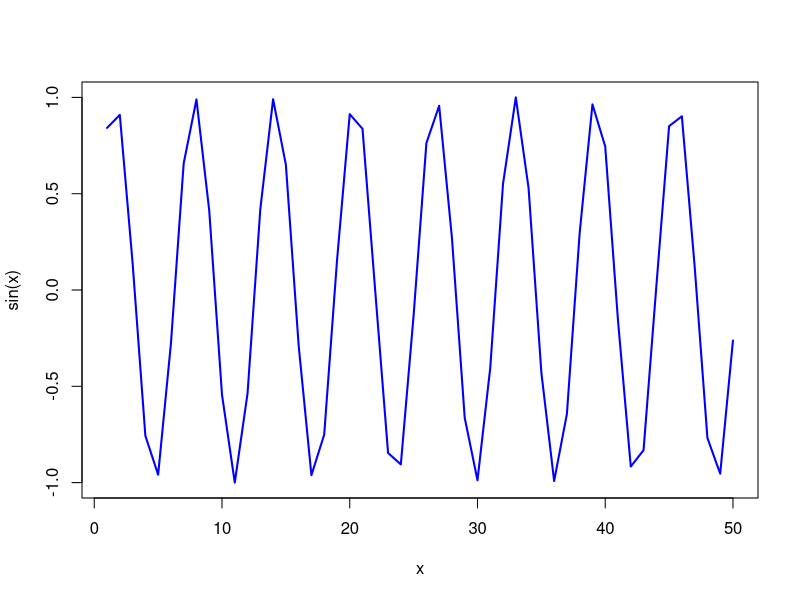

R code for this plot:
# Hands-on Sheet
5+3
5-3
5*3
5/3
x <- 3*4
#i_use_snake_case
#other.people.use.periods
#evenOthersUseCamelCase

this_is_a_really_long_name <-  2.5

r_rocks <- 2^3

# functionName(arg1 = val1, arg2 = val2, and so on)
seq(1,10)
help(seq)
seq(1,10, by=2)
example(seq)

date()

help(log)
?log
example(log)

length(3.1)
x <- c(56, 95.3, 0.4)
x
y <- c(3.2, 1.1, 0.2)
y

x+y
x-y
x/y
sqrt(x)
round(sqrt(x), 3)
log(x)/2 + 1 

x <- c(56, 95.3, 0.4)
x[2]
x[1]
x[4]
x[3] <- 0.5
x

sessionInfo()

# Lab walk-through
x <- 1:5
x
x <- 1:50
x
x <- 1:5
x
x+50
x+100
x+ c(100, 1, 1, 1, 100)
x + c(100, 1)
x + c(100, 1, 100, 1, 100)

y <-  c("alice", "jim", "chandra", "elisa")
y
paste(y, "loves R")

z <-  c(TRUE, FALSE, TRUE, TRUE)
z
z + 5
c(1, 0, 1, 1) + 5
c(T, F, T, T) + 5

grades <- c(alice = 10, jim = 6, chandra = 7, elisa = 9)
grades
mean(grades)
sum(grades)
sort(grades)
sort(grades, decreasing = TRUE)
which.min(grades)
grades
grades < 8
which.max(grades)
grades
silly <-  c("jim", "alice", 4, 10)
silly
df <-  data.frame(nums=1:5, chars = letters[1:5])
df 
df$nums
df$chars
mean(df$nums)
sum(df$nums)
x
x[3]
df[,2]
df[3,2]
df[3,]
View(df)
rm(df)

#Plot
x <- 1:50
x
plot(x, sin(x), typ="l", col="blue", lwd = 2)
